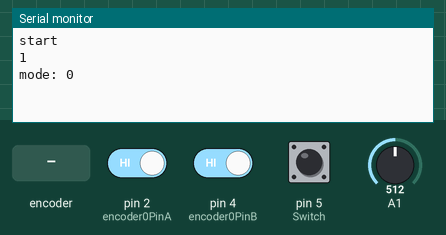
Simulated run of this sketch. Board: Arduino Nano, built with avr-gcc and run on an emulated ATmega328P. Parts: the last lines printed to the serial monitor. Inputs (shaded band) come from the test bench; at power-on: pin 2 (encoder0PinA) HIGH, pin 4 (encoder0PinB) HIGH, pin 5 (Switch) HIGH, A1 = 512.

Above: at 1.2 s.
1.3 s: rotary encoder on pin 2 (encoder0PinA) / pin 4 (encoder0PinB) turned 1 step (first pin leading)
At 2.2 s:
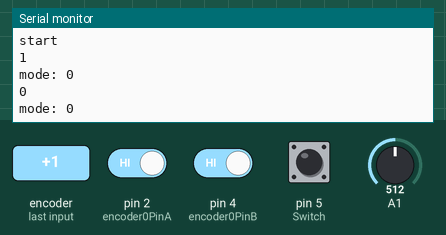
3.0 s: rotary encoder on pin 2 (encoder0PinA) / pin 4 (encoder0PinB) turned 1 step (first pin leading)
At 3.6 s:
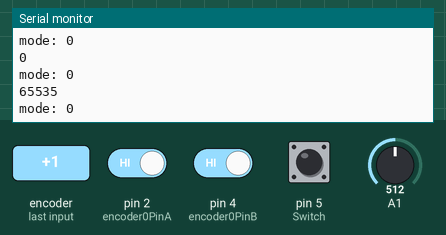

The sketch:

Steeringwheel.ino
```cpp
/* This code is used for the steering wheel.
   A rotary encoder with push button and a potentiometer are connected to an Arduino Nano.
   The rotary encoder is used to select 1 out of the 4 possible modes. --> [0, 3]
   The push button determines the direction in which the boat sails. (Reverse vs. Forward) --> [bool true = reverse / false = forward]
   The potentiometer functions as throttle. --> [0, 1024]

   Solar Boat Twente 2018/2019
*/


/* www.circuits4you.com
   read a rotary encoder with interrupts
   Encoder hooked up with common to GROUND,    encoder0PinA to pin 2, encoder0PinB to pin 4
   it doesn't matter which encoder pin you use for A or B
*/

/* Read Quadrature Encoder
   Connect Encoder to Pins encoder0PinA, encoder0PinB, and +5V.

   Sketch by max wolf / www.meso.net
   v. 0.1 - very basic functions - mw 20061220
*/
/*
 * COMMENT: Het werkt allemaal, er zijn alleen een paar comment mbt de naming conventions.
 * Dit lijkt nog niet echt de data naar de computer te kunnen sturen, wil jij dit fixen of zal ik dat doen?
 */


/*
 *COMMENT: Define pins like this: this is more readable
 * #define PIN_ENCODER_A 2
 * #define PIN_ENCODER_B 4
 * #define PIN_SWITCH 5
 */


// Define pins for encoder
#define encoder0PinA  2  //CLK Output A Do not use other pin for clock as we are using interrupt
#define encoder0PinB  4  //DT Output B
#define Switch 5 // Switch connection if available


volatile unsigned int encoder0Pos = 0; //current position of encoder
bool reverse = false; //boolean om de boot in achter- / vooruit te zetten

//COMMENT: voor de duidelijk (en het doel van dit duidelijk te maken) zou ik hem als een static definen in de variabele. (Niet persé
// nodig maar wel net zo netjes)
int check = 0;        //check om van achter- / vooruit te kunnen wisselen
int encoder0PinALast = LOW;

//COMMENT: deze moet wel globaal laten.
int mode = 0;  //initial mode 1


void setup() {
  // Initialize pins
  pinMode(encoder0PinA, INPUT);
  digitalWrite(encoder0PinA, HIGH);       // turn on pullup resistor
  pinMode(encoder0PinB, INPUT);
  digitalWrite(encoder0PinB, HIGH);       // turn on pullup resistor
  pinMode(Switch, INPUT);                 // define the button of the encoder as input
  digitalWrite(Switch, HIGH);
  //attachInterrupt(0, doEncoder, RISING); // encoder pin on interrupt 0 - pin2
  Serial.begin (9600);
  Serial.println("start");                // a personal quirk
}

//COMMENT: this works when you want to read the pins through serial, however we would like to output to the serial port.
void loop() {
  // Call Throttle function
  Throttle();

  // Call modes function
  Modes();
  //Serial.println (encoder0Pos, DEC);  //Angle = (360 / Encoder_Resolution) * encoder0Pos

  // Achteruit of Vooruit knop
  //Serial.println(reverse); //print de output van de pin in de Serial Monitor
  Direction();
}


//COMMENT: Look at the example 02.Digital -> StateChangeDetection. You can get bouncing you have to remove that
void Direction() {
  // Zolang de knop ingedrukt is check in welke stand de boot staat en verander van richting
  while (digitalRead(Switch) == LOW) {
    if (reverse == false && check == 0) {
      reverse = true;
      check = 1;
    } else if (reverse == true && check == 2 ) {
      reverse = false;
      check = 4;
    }
  }

  // Zodra de knop weer losgelaten wordt, zet de check klaar voor volgende keer dat de knop ingedrukt wordt.
  if (digitalRead(Switch) == HIGH && reverse == true) {
    check = 2;
  } else if (digitalRead(Switch) == HIGH && reverse == false) {
    check = 0;
  }

  //return reverse
}


void Modes() {
  // lees de pins van de encoder uit
  int pinA = digitalRead(encoder0PinA);
  int pinB = digitalRead(encoder0PinB);

  // bepaal welke rotatie richting van encoder
  if (encoder0PinALast == LOW && pinA == HIGH) {
    if ( pinB == LOW) {
      encoder0Pos--;
    } else {
      encoder0Pos++;
    }
    Serial.println(encoder0Pos);
    Serial.print("mode: ");
    Serial.println(mode);

    // scroll door de 4 verschillende modes
    //2 ticks = + or - 1
    if ( encoder0Pos <= 2 ) {
      mode = 0;
    } else if (2 < encoder0Pos && encoder0Pos < 5) {
      mode = 1;
    } else if (5 <= encoder0Pos && encoder0Pos < 7) {
      mode = 2;
    } else if (7 <= encoder0Pos) {
      mode = 3;
    }
  }
  encoder0PinALast = pinA;

  //return mode
}


void Throttle() {
  // read the input on analog pin A1:
  float sensorValue = analogRead(A1);
  // print out the value you read:
  //Serial.println(sensorValue);

  delay(1);        // delay in between reads for stability

  //return sensorValue
}

/*
 * COMMENT: example of serial in cpp in: https://www.cmrr.umn.edu/~strupp/serial.html *
 */
```

Measured:
- after the input at 1.3 s, the serial monitor: prints a new line after 0.05 s (image 1)
- after the input at 3.0 s, the serial monitor: prints a new line after 0.05 s (image 2)
